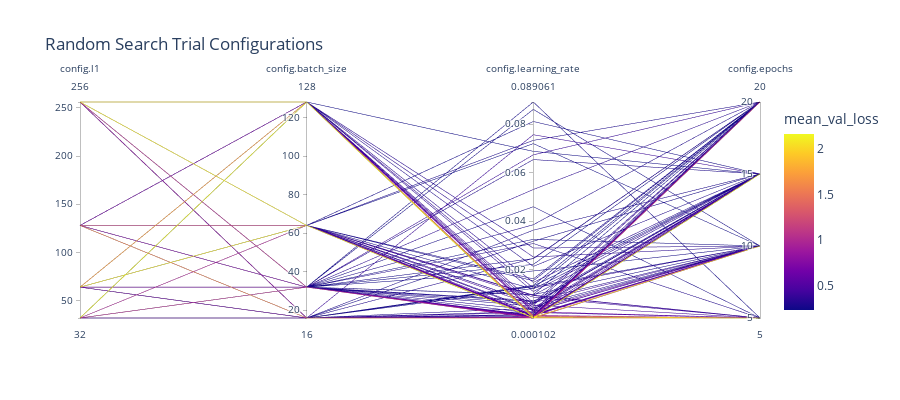

This figure's notebook cell:
### Markdown cell above
<p style="color: #ff6900; font-weight: bold; font-size: 25px;">Overview Tested Configurations</p>

- **Random Search** provides a big picture perspective across the whole search space.

### Code cell
fig = px.parallel_coordinates(df_flat_e7_log, color="mean_val_loss",
                              title='Random Search Trial Configurations',
                              dimensions=['config.l1', 'config.batch_size', 'config.learning_rate',
                                          'config.epochs'], width=900, height=400)
fig.show()
